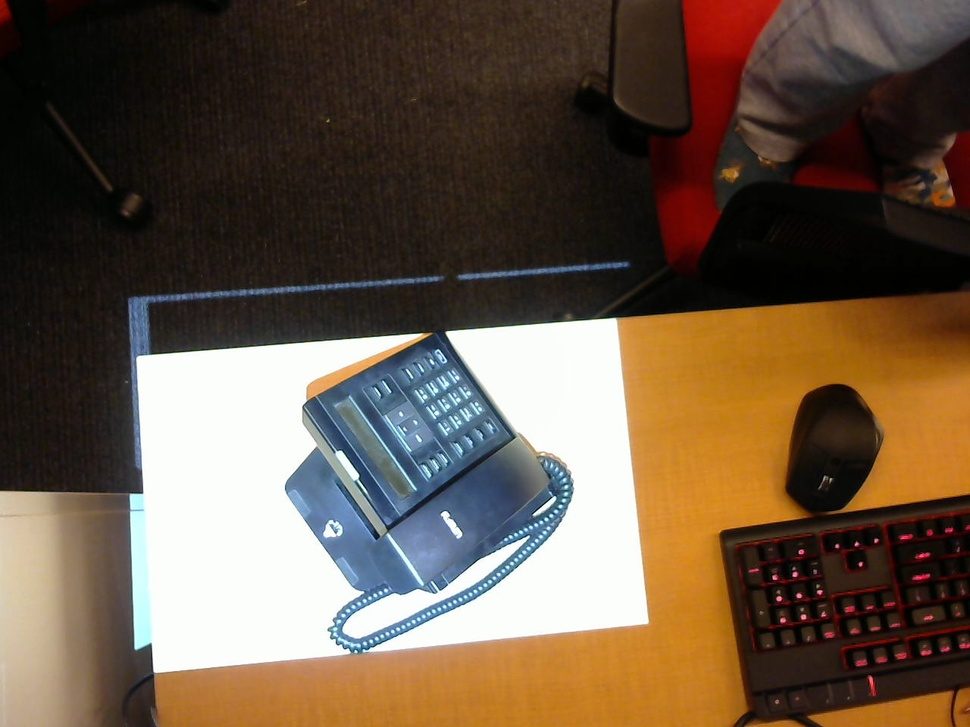
#> input picture HW5StructredLight/images/pattern000.jpg, 970 x 727 px, shrunk from 1280 x 960 before the run
$ python main_bonus.py ../../HW5StructredLight/images/pattern000.jpg   (Python 2 division)
#> lines starting #> are read from the running program, lines starting #| are printed output that depends on the picture

import cv2
import numpy as np
import matplotlib.pyplot as plt
from skimage.segmentation import slic
from skimage.segmentation import mark_boundaries
from skimage.data import astronaut
from skimage.util import img_as_float
import maxflow
from scipy.spatial import Delaunay
import sys
def superpixels_histograms_neighbors(img):
    # SLIC
    segments = slic(img, n_segments=500, compactness=18.470)

    segments_ids = np.unique(segments)


    # centers
    centers = np.array([np.mean(np.nonzero(segments==i),axis=1) for i in segments_ids])

    # H-S histograms for all superpixels
    hsv = cv2.cvtColor(img.astype('float32'), cv2.COLOR_BGR2HSV)
    bins = [20, 20] # H = S = 20
    ranges = [0, 360, 0, 1] # H: [0, 360], S: [0, 1]
    colors_hists = np.float32([cv2.calcHist([hsv],[0, 1], np.uint8(segments==i), bins, ranges).flatten() for i in segments_ids])

    # neighbors via Delaunay tesselation
    tri = Delaunay(centers)

    return (centers,colors_hists,segments,tri.vertex_neighbor_vertices)

# Get superpixels IDs for FG and BG from marking
# [4 lines left out: function find_superpixels_under_marking, not called in this run]

# Sum up the histograms for a given selection of superpixel IDs, normalize
def cumulative_histogram_for_superpixels(ids, histograms):
    h = np.sum(histograms[ids],axis=0)
    return h / h.sum()

# Get a bool mask of the pixels for a given selection of superpixel IDs
def pixels_for_segment_selection(superpixels_labels, selection):
    pixels_mask = np.where(np.isin(superpixels_labels, selection), True, False)
    return pixels_mask

# Get a normalized version of the given histograms (divide by sum)
def normalize_histograms(histograms):
    return np.float32([h / h.sum() for h in histograms])

# Perform graph cut using superpixels histograms
# [35 lines left out: function do_graph_cut, not called in this run]
BLUE = [255,0,0]         # sure BG
RED = [0,0,255]   # sure FG
global value
value=BLUE
drawing=False # true if mouse is pressed
mode=True # if True, draw rectangle. Press 'm' to toggle to curve

# mouse callback function
# [23 lines left out: function line_draw, not called in this run]


im = cv2.imread(sys.argv[1],cv2.IMREAD_ANYCOLOR | cv2.IMREAD_ANYDEPTH)
#> im is the input picture: shape (727, 970, 3); mean B, G, R 70.5, 87.4, 105.3
im1=im.copy()
cv2.imshow('output',im1)
height, width, channels = im.shape
#> height = 727; width = 970; channels = 3
img = np.zeros([height, width, 3], dtype=np.uint8)
img.fill(255)
#> img: shape (727, 970, 3); every value is 255
cv2.namedWindow("main image")
cv2.setMouseCallback('main image',line_draw)

centers, color_hists, superpixels, neighbors = superpixels_histograms_neighbors(im1)
#> in superpixels_histograms_neighbors, `segments = slic(img, n_segments=500, compactness=18.470)`:
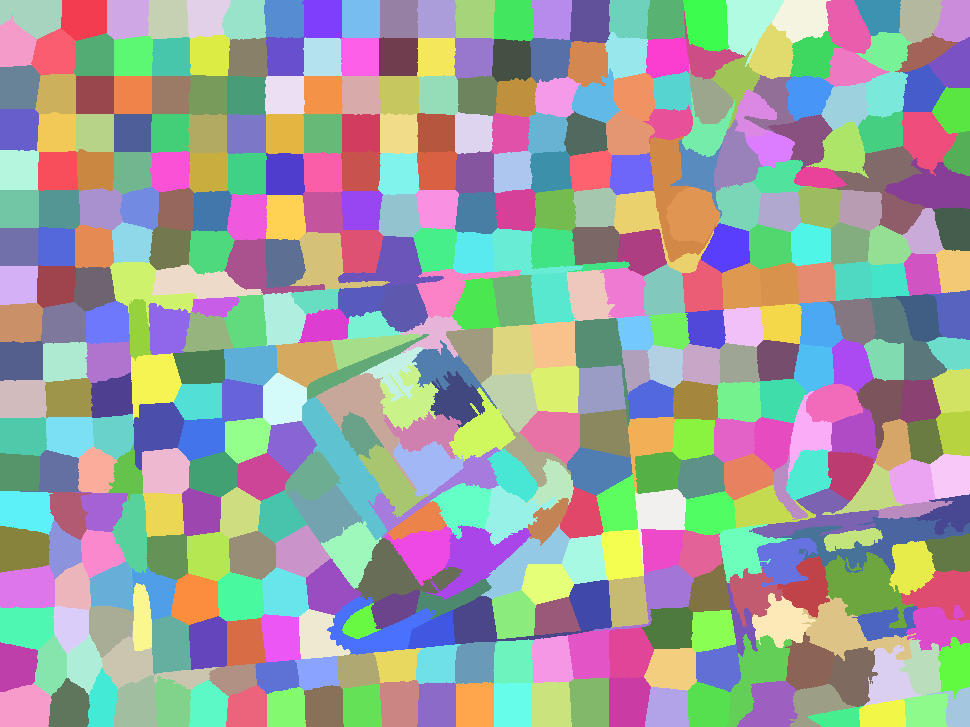
#> segments: shape (727, 970) int64; 441 distinct labels, from 1 to 441; one colour per label, 0 black
#> in superpixels_histograms_neighbors, `segments_ids = np.unique(segments)`: segments_ids = 441 values from 1 to 441
#> in superpixels_histograms_neighbors, `centers = np.array([np.mean(np.nonzero(segments==i),axis=1) for i in s..`: centers = 441 pairs, first value 14.97 to 717.9, second value 15.25 to 959
#> in superpixels_histograms_neighbors, `hsv = cv2.cvtColor(img.astype('float32'), cv2.COLOR_BGR2HSV)`: hsv: shape (727, 970, 3) float32; mean H, S, V 66, 0.5, 110.2
#> in superpixels_histograms_neighbors, `colors_hists = np.float32([cv2.calcHist([hsv],[0, 1], np.uint8(segment..`:
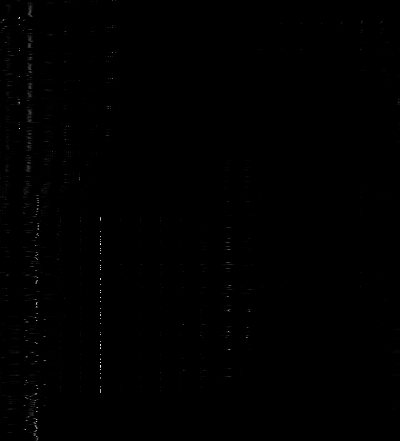
#> colors_hists: shape (441, 400) float32; min 0, max 1994, mean 3.9; drawn with min black and max white

while(1):
    cv2.imshow('masking',img)
    cv2.moveWindow('masking',im.shape[1]+10,90)
    cv2.imshow('main image',im)


    k=cv2.waitKey(1)&0xFF
#> (key Esc is pressed here)
    if k==ord('2'):

        break
    elif k == ord('0'): # BG drawing
	print(" mark background regions with left mouse button \n")
        value = BLUE
    elif k == ord('1'): # FG drawing
	print(" mark foreground regions with left mouse button \n")
        value = RED
    elif k == ord('n'): # FG drawing
	fg_segments, bg_segments = find_superpixels_under_marking(img, superpixels)
	fgbg_superpixels= np.array((fg_segments, bg_segments))
        fg_cumulative_hist = cumulative_histogram_for_superpixels(fg_segments, color_hists)
        bg_cumulative_hist=cumulative_histogram_for_superpixels(bg_segments, color_hists)
        norm_hists = normalize_histograms(color_hists)
        fgbg_hists= np.array((fg_cumulative_hist, bg_cumulative_hist))
        graph_cut = do_graph_cut(fgbg_hists, fgbg_superpixels, norm_hists, neighbors)
        segmask = pixels_for_segment_selection(superpixels, np.nonzero(graph_cut))
        segmask = np.uint8(segmask * 255)
        cv2.imshow('output',segmask)


    elif k==27:
	break


cv2.destroyAllWindows()
